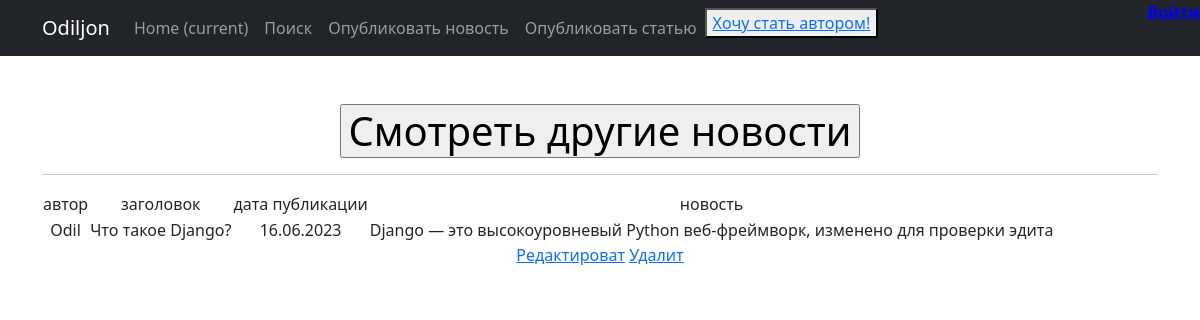
/2, run on the app's committed database.
### news/models.py (models this page shows, shortened)
class Post(models.Model):
    ART = 'AR'
    NEWS = 'NW'
    TYPES = [(ART, 'Статья'), (NEWS, 'Новость')]
    author = models.ForeignKey(Author, on_delete=models.CASCADE, verbose_name='Автор')
    post_type = models.CharField(max_length=10, choices=TYPES, verbose_name='Тип поста')
    created_at = models.DateTimeField(auto_now_add=True, verbose_name='Дата публикации')
    post_category = models.ManyToManyField(Category)
    post_title = models.CharField(max_length=120, verbose_name='Заголовок')
    post_text = models.TextField(verbose_name='Содержание')
    post_rating = models.IntegerField(default=0, verbose_name='Рейтинг поста')

class Author(models.Model):
    user = models.OneToOneField(User, on_delete=models.CASCADE)  # ID пользователя, который является автором
    author_rating = models.IntegerField(default=0)

### news/views.py (the view)
# urls.py: path('<int:pk>', PostDetail.as_view(), name='post_detail'),
class PostDetail(DetailView):
    model = Post
    template_name = 'news/post.html'
    context_object_name = 'post'
    def get_context_data(self, **kwargs):
        context = super().get_context_data(**kwargs)
        context['is_not_author'] = not self.request.user.groups.filter(name='author').exists()
        return context

### news/templatetags/censor.py (called while the page is built)
@register.filter(name='censor')
def censor(value):
    for word in cens:
        value = value.replace(word, word[0] + '*' * len(word))
    return value

### templates/news/post.html (shortened to what this page needs)
{% extends 'flatpages/default.html' %}
{% load censor %}
{% block content %}
<form action="http://127.0.0.1:8000/" method="get">
       <h1><input type="submit" value="Смотреть другие новости" /></h1>
   </form>
   <hr>
   {% if post %}
       <table>
           <tr>
               <td>автор</td>
               <td>заголовок</td>
               <td>дата публикации</td>
               <td>новость</td>
           </tr>
           <tr>
               <td>{{ post.author.user }}</td>
               <td>{{ post.post_title }}</td>
               <td>{{  post.created_at|date:'d.m.Y' }}</td>
               <td>{{ post.post_text|censor }}</td>
           </tr>
       </table>
   {% else %}
       <h2>No news!</h2>
   {% endif %}
<a href="{%url 'news_edit' post.pk %}">Редактироват</a>
<a href="{%url 'news_delete' post.pk %}">Удалит</a>
{% endblock content %}

### data on the page
Post: author.user "Odil", post_title "Что такое Django?", created_at "16.06.2023", post_text|censor "Django — это высокоуровневый Python веб-фреймворк, изменено для проверки эдита"
